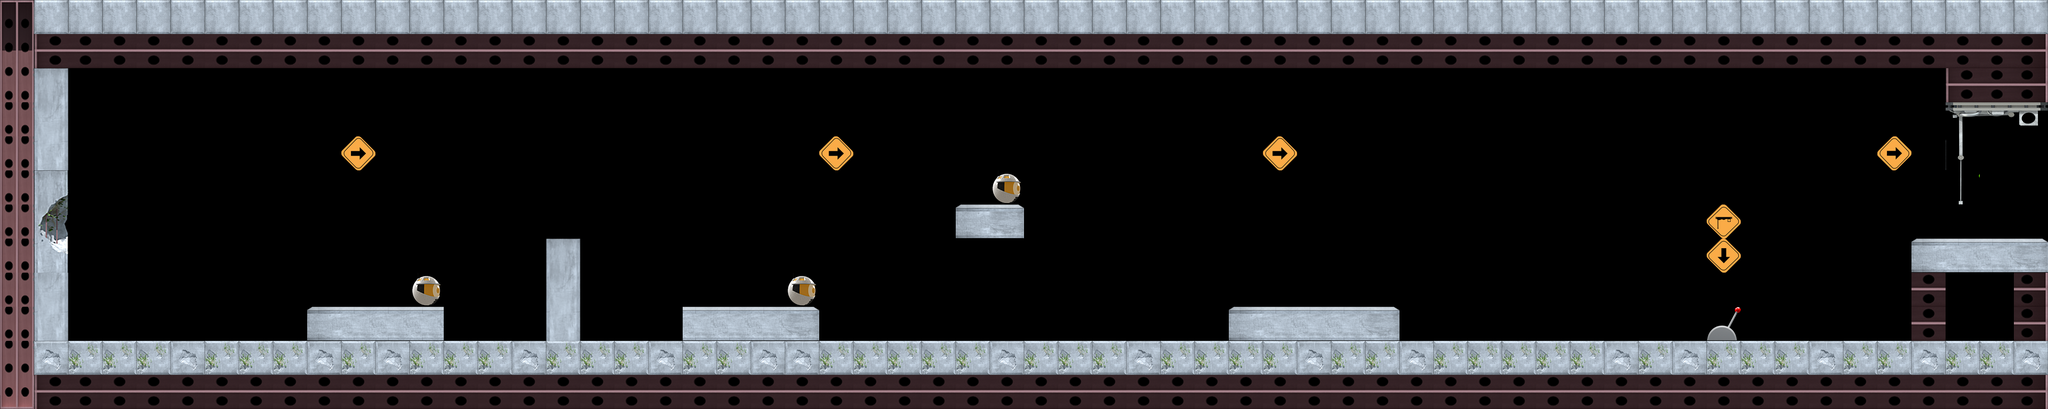

A level layout from a 2D game, rendered from its tile map. Below: a short description, then the map file with tile-grid data replaced by summaries:
An orthogonal 60x12 tile map with 64x64 px tiles, 4 tile layers (Capa de Patrones 1, Puerta Cerrada, Recolectables, Capa de patrones 4).

<map version="1.0" orientation="orthogonal" renderorder="right-down" width="60" height="12" tilewidth="64" tileheight="64" nextobjectid="1">
 <tileset firstgid="1" name="Tiles" tilewidth="64" tileheight="64" tilecount="50" columns="10">
  <image source="Tilesv3.png" width="640" height="320" />
  <tile id="0">
   <properties>
    <property name="body" value="piso" />
   </properties>
  </tile>
  <tile id="1">
   <properties>
    <property name="body" value="piso" />
   </properties>
  </tile>
  <tile id="2">
   <properties>
    <property name="body" value="piso" />
   </properties>
  </tile>
  <tile id="3">
   <properties>
    <property name="body" value="piso" />
   </properties>
  </tile>
  <tile id="4">
   <properties>
    <property name="body" value="piso" />
   </properties>
  </tile>
  <tile id="5">
   <properties>
    <property name="body" value="piso" />
   </properties>
  </tile>
  <tile id="7">
   <properties>
    <property name="tipo" value="puerta" />
   </properties>
  </tile>
  <tile id="8">
   <properties>
    <property name="tipo" value="puerta" />
   </properties>
  </tile>
  <tile id="9">
   <properties>
    <property name="tipo" value="puerta" />
   </properties>
  </tile>
  <tile id="10">
   <properties>
    <property name="body" value="columna" />
   </properties>
  </tile>
  <tile id="11">
   <properties>
    <property name="body" value="columna" />
   </properties>
  </tile>
  <tile id="12">
   <properties>
    <property name="body" value="columna" />
   </properties>
  </tile>
  <tile id="13">
   <properties>
    <property name="body" value="columna" />
   </properties>
  </tile>
  <tile id="14">
   <properties>
    <property name="body" value="piso" />
   </properties>
  </tile>
  <tile id="15">
   <properties>
    <property name="body" value="piso" />
   </properties>
  </tile>
  <tile id="16">
   <properties>
    <property name="body" value="piso" />
   </properties>
  </tile>
  <tile id="17">
   <properties>
    <property name="tipo" value="puerta" />
   </properties>
  </tile>
  <tile id="19">
   <properties>
    <property name="tipo" value="miniVi" />
   </properties>
  </tile>
  <tile id="20">
   <properties>
    <property name="body" value="columna" />
   </properties>
  </tile>
  <tile id="21">
   <properties>
    <property name="body" value="columna" />
   </properties>
  </tile>
  <tile id="22">
   <properties>
    <property name="body" value="columna" />
   </properties>
  </tile>
  <tile id="23">
   <properties>
    <property name="body" value="columna" />
   </properties>
  </tile>
  <tile id="24">
   <properties>
    <property name="body" value="techo" />
   </properties>
  </tile>
  <tile id="25">
   <properties>
    <property name="body" value="techo" />
   </properties>
  </tile>
  <tile id="26">
   <properties>
    <property name="body" value="techo" />
   </properties>
  </tile>
  <tile id="27">
   <properties>
    <property name="tipo" value="puerta" />
   </properties>
  </tile>
  <tile id="29">
   <properties>
    <property name="tipo" value="palanca" />
   </properties>
  </tile>
  <tile id="30">
   <properties>
    <property name="body" value="columna" />
   </properties>
  </tile>
  <tile id="31">
   <properties>
    <property name="body" value="columna" />
   </properties>
  </tile>
  <tile id="32">
   <properties>
    <property name="body" value="columna" />
   </properties>
  </tile>
  <tile id="33">
   <properties>
    <property name="body" value="columna" />
   </properties>
  </tile>
  <tile id="40">
   <properties>
    <property name="body" value="columna" />
   </properties>
  </tile>
  <tile id="41">
   <properties>
    <property name="body" value="columna" />
   </properties>
  </tile>
  <tile id="42">
   <properties>
    <property name="body" value="columna" />
   </properties>
  </tile>
  <tile id="43">
   <properties>
    <property name="body" value="columna" />
   </properties>
  </tile>
 </tileset>
 <layer name="Capa de Patrones 1" width="60" height="12">
  <data>[720 cells, 294 non-empty, 24 distinct tile ids]</data>
 </layer>
 <layer name="Puerta Cerrada" width="60" height="12">
  <data>[720 cells, 5 non-empty, 5 distinct tile ids]</data>
 </layer>
 <layer name="Recolectables" width="60" height="12">
  <data>[720 cells, 4 non-empty, 2 distinct tile ids]</data>
 </layer>
 <layer name="Capa de patrones 4" width="60" height="12">
  <data>[720 cells, 0 non-empty, 0 distinct tile ids]</data>
 </layer>
</map>
